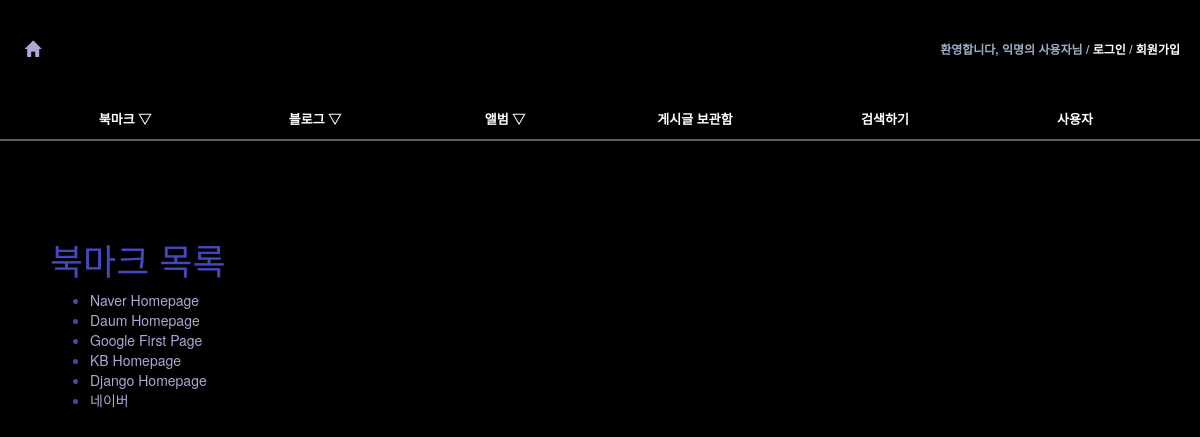
The app's page /bookmark/, older data.
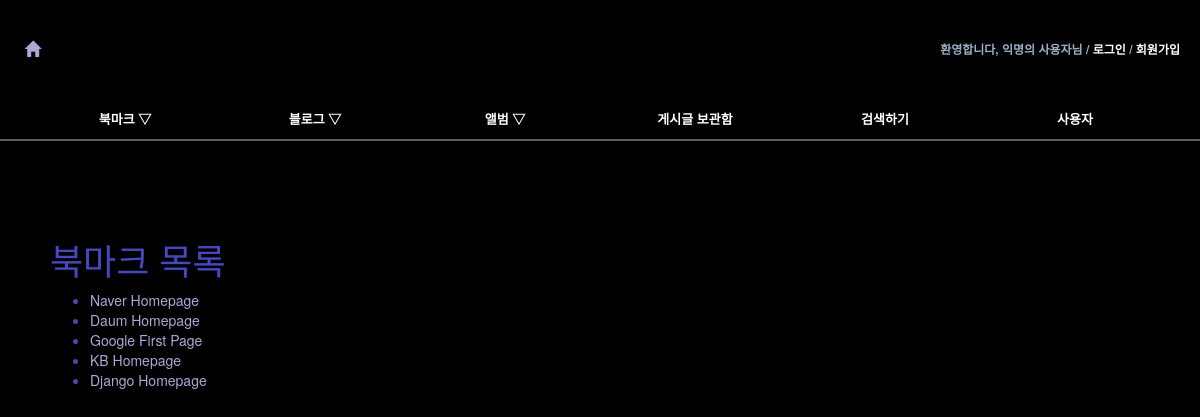
The same page, newer data.
### bookmark/models.py (models this page shows)
@python_2_unicode_compatible
class Bookmark(models.Model):
    title = models.CharField(max_length=100, blank=True, null=True)
    url = models.URLField('url', unique=True)
    owner = models.ForeignKey(User, null=True)
    def __str__(self):
        return self.title

### bookmark/views.py (the view)
class BookmarkLV(ListView):
    model = Bookmark

### bookmark/templates/bookmark/bookmark_list.html (shortened to what this page needs)
{% extends "base.html" %}
{% block content %}
<div id="content">
    <h1>북마크 목록</h1>
    <ul>
        {% for bookmark in object_list %}
            <li><a href="{% url 'bookmark:detail' bookmark.id %}">{{ bookmark }}</a></li>
        {% endfor %}
    </ul>
</div>
{% endblock %}

Row changes from the older to the newer data that the page shows:
removed Bookmark: title "네이버"
